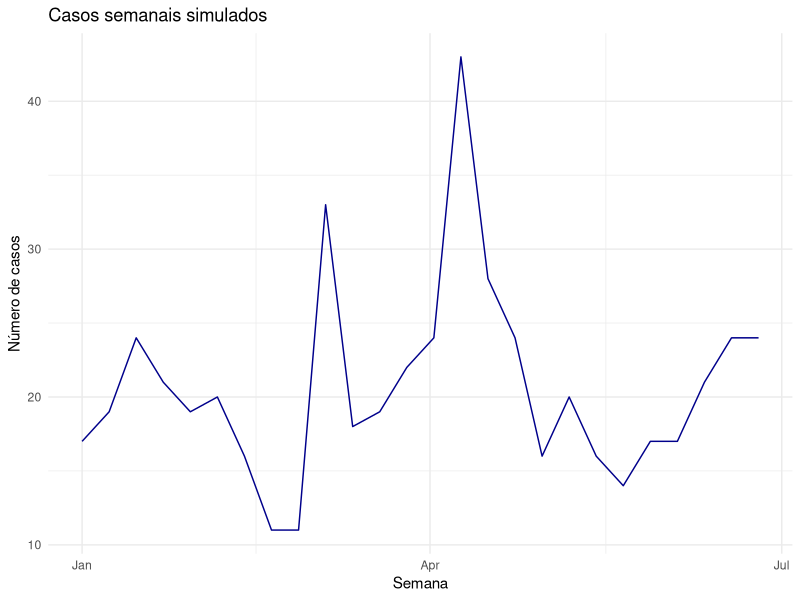
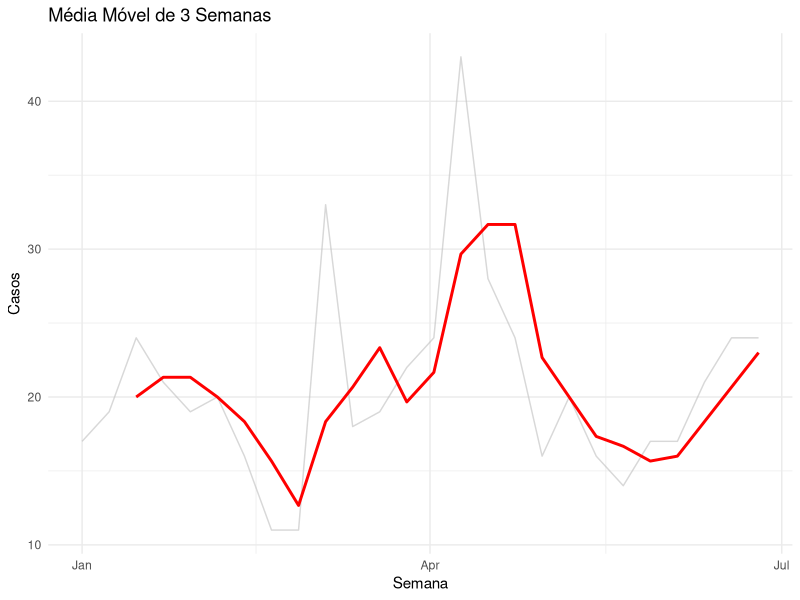
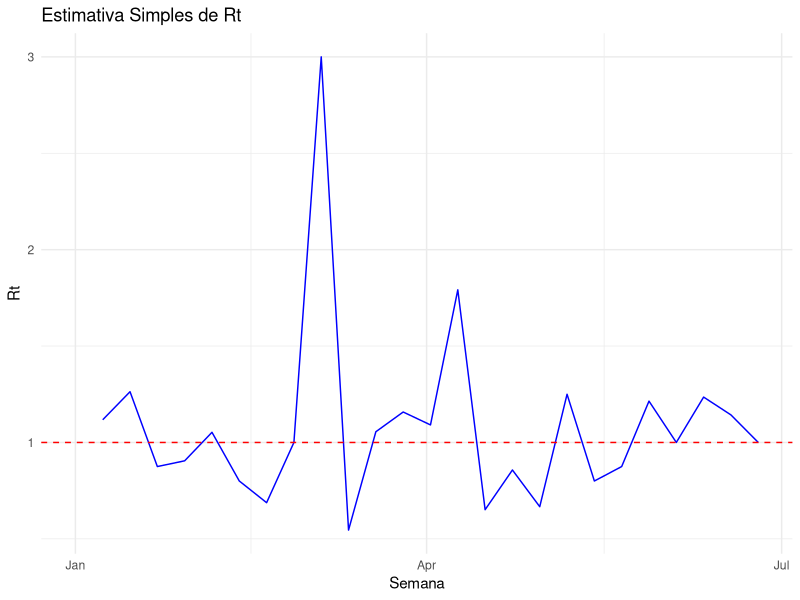

Reproduce these figures in R, in order.
# DESAFIO 03 – DETECÇÃO DE SURTOS

# Objetivo: A partir de uma base simulada com dados semanais de um município,
# vamos identificar possíveis surtos por meio de:
# - Cálculo da média móvel de casos
# - Estimativa simplificada do número efetivo de reprodução (Rt)
# - Visualização dos resultados com gráficos
#
# Este desafio se baseia nos conteúdos abordados nas aulas 10 (séries temporais)
# e 11 (modelagem de epidemias).

# =============================================================
# 1. Carregando pacotes necessários
# =============================================================

library(tidyverse)     # Manipulação de dados e visualizações
library(lubridate)     # Manipulação de datas
library(zoo)           # Cálculo de médias móveis

# =============================================================
# 2. Simulando base semanal de casos
# =============================================================

set.seed(123)
data_semanal <- seq.Date(from = as.Date("2023-01-01"), to = as.Date("2023-06-30"), by = "week")
n <- length(data_semanal)

# Criando padrão com tendência + ruído aleatório + surtos
casos <- 15 +
  0.3 * seq_len(n) +                         # tendência crescente
  5 * sin(2 * pi * seq_len(n)/12) +         # variação cíclica
  rnorm(n, mean = 0, sd = 2)                # ruído

# Adicionando surtos artificiais
casos[c(10, 15)] <- casos[c(10, 15)] + 20

infectados <- round(casos * runif(n, 0.5, 0.8))  # proporção de infectados

serie <- tibble(
  semana = data_semanal,
  casos = round(casos),
  infectados = infectados
)

# Visualização inicial da série
serie %>%
  ggplot(aes(x = semana, y = casos)) +
  geom_line(color = "darkblue") +
  labs(title = "Casos semanais simulados", x = "Semana", y = "Número de casos") +
  theme_minimal()

# =============================================================
# 3. Cálculo da média móvel de 3 semanas
# =============================================================

serie <- serie %>%
  mutate(media_movel = zoo::rollmean(casos, k = 3, fill = NA, align = "right"))

serie %>%
  ggplot(aes(x = semana)) +
  geom_line(aes(y = casos), color = "gray", alpha = 0.6) +
  geom_line(aes(y = media_movel), color = "red", size = 1) +
  labs(title = "Média Móvel de 3 Semanas", x = "Semana", y = "Casos") +
  theme_minimal()

# =============================================================
# 4. Estimativa simplificada de Rt semanal
# =============================================================

serie <- serie %>%
  mutate(
    casos_passado = lag(casos, 1),          # número de casos da semana anterior
    rt_estimado = casos / casos_passado     # Rt = casos atuais / casos anteriores
  )

serie %>%
  ggplot(aes(x = semana, y = rt_estimado)) +
  geom_line(color = "blue") +
  geom_hline(yintercept = 1, linetype = "dashed", color = "red") +
  labs(title = "Estimativa Simples de Rt", x = "Semana", y = "Rt") +
  theme_minimal()

# =============================================================
# 5. Conclusão
# =============================================================

# A média móvel suaviza a série, facilitando a identificação de surtos e tendências.
# A estimativa simples de Rt mostra em quais semanas a transmissão aumentou (Rt > 1).
# Picos anômalos podem sugerir surtos localizados e ajudam a orientar investigações.


